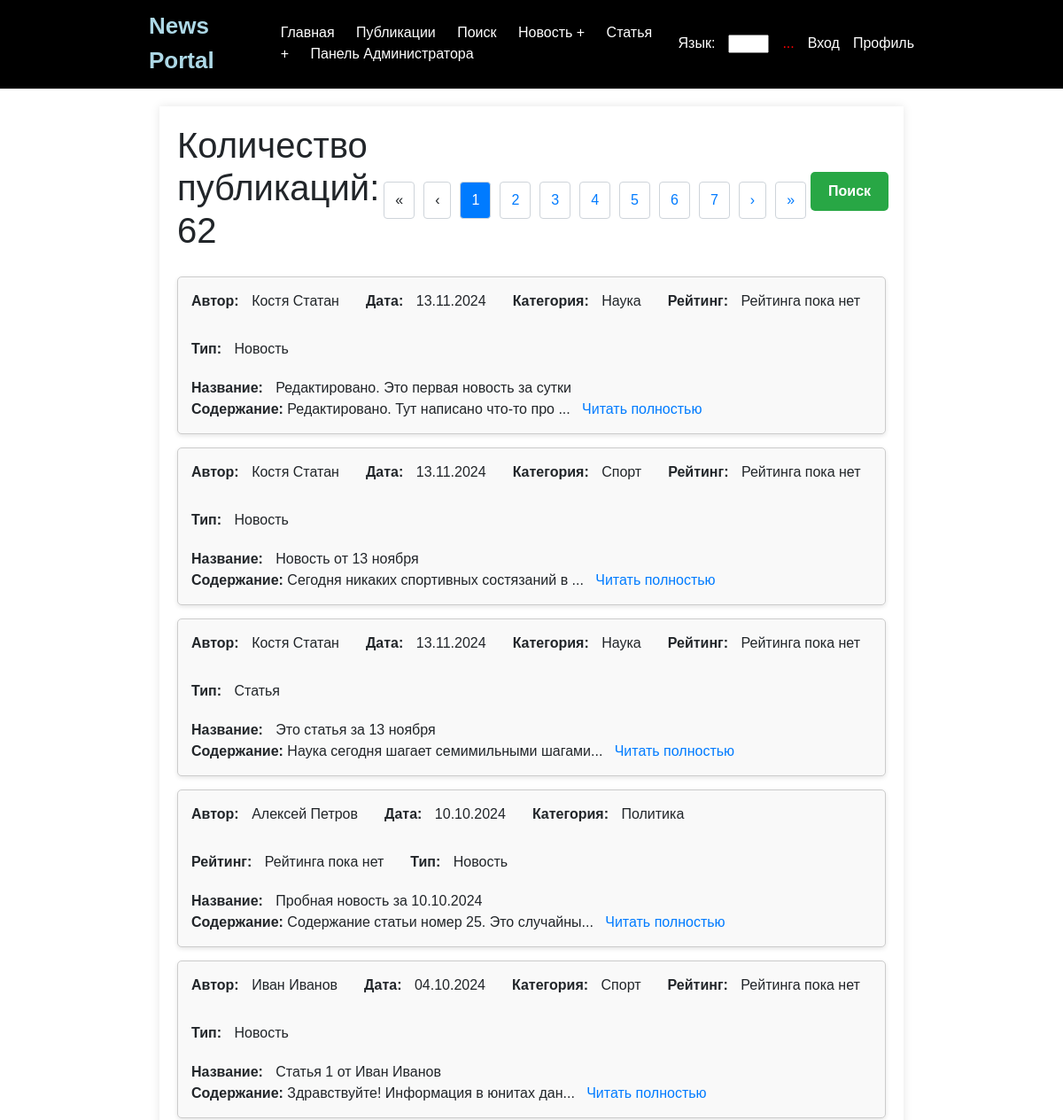
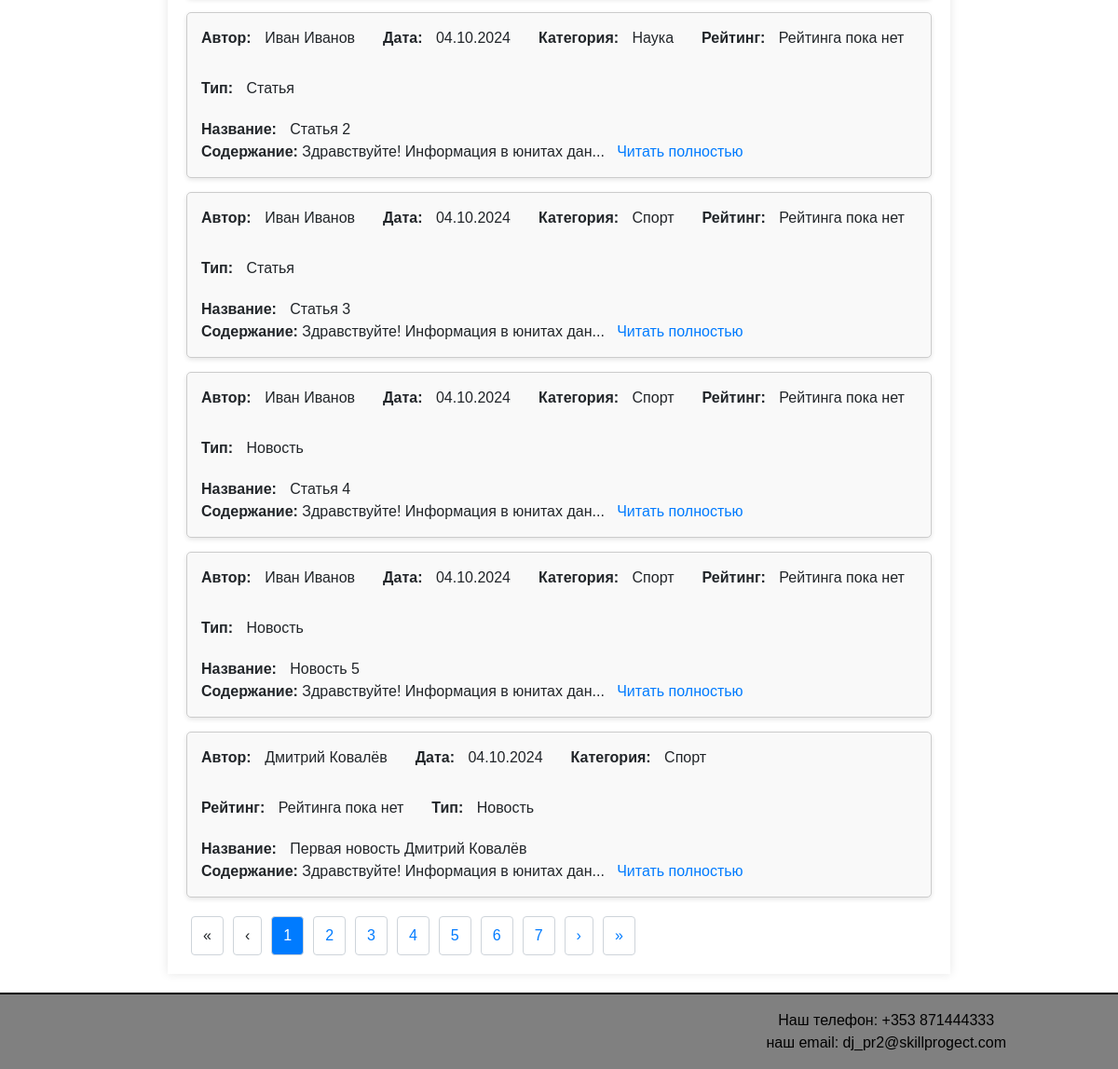
The page /news/ on the database as committed earlier (2 pictures, top to bottom).
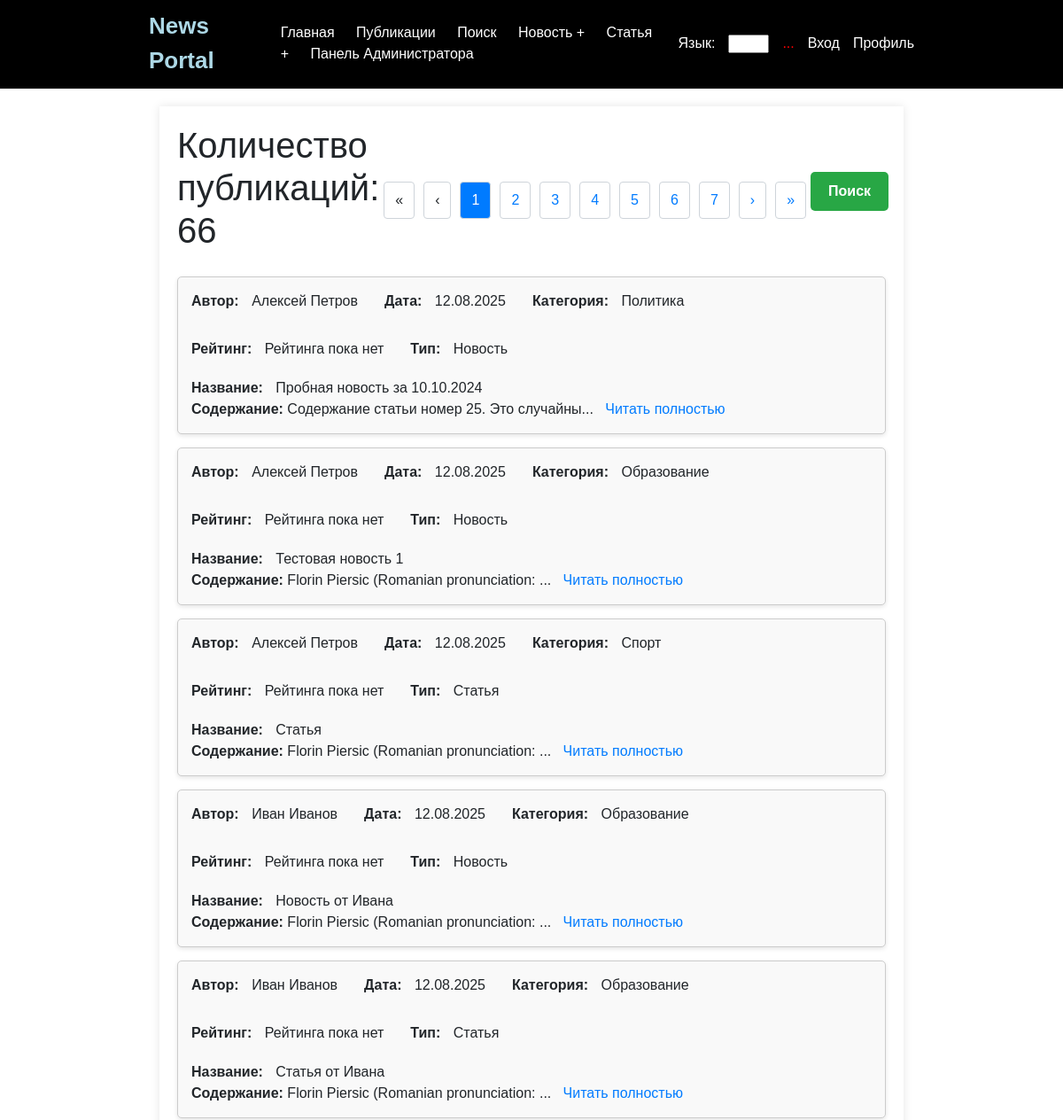
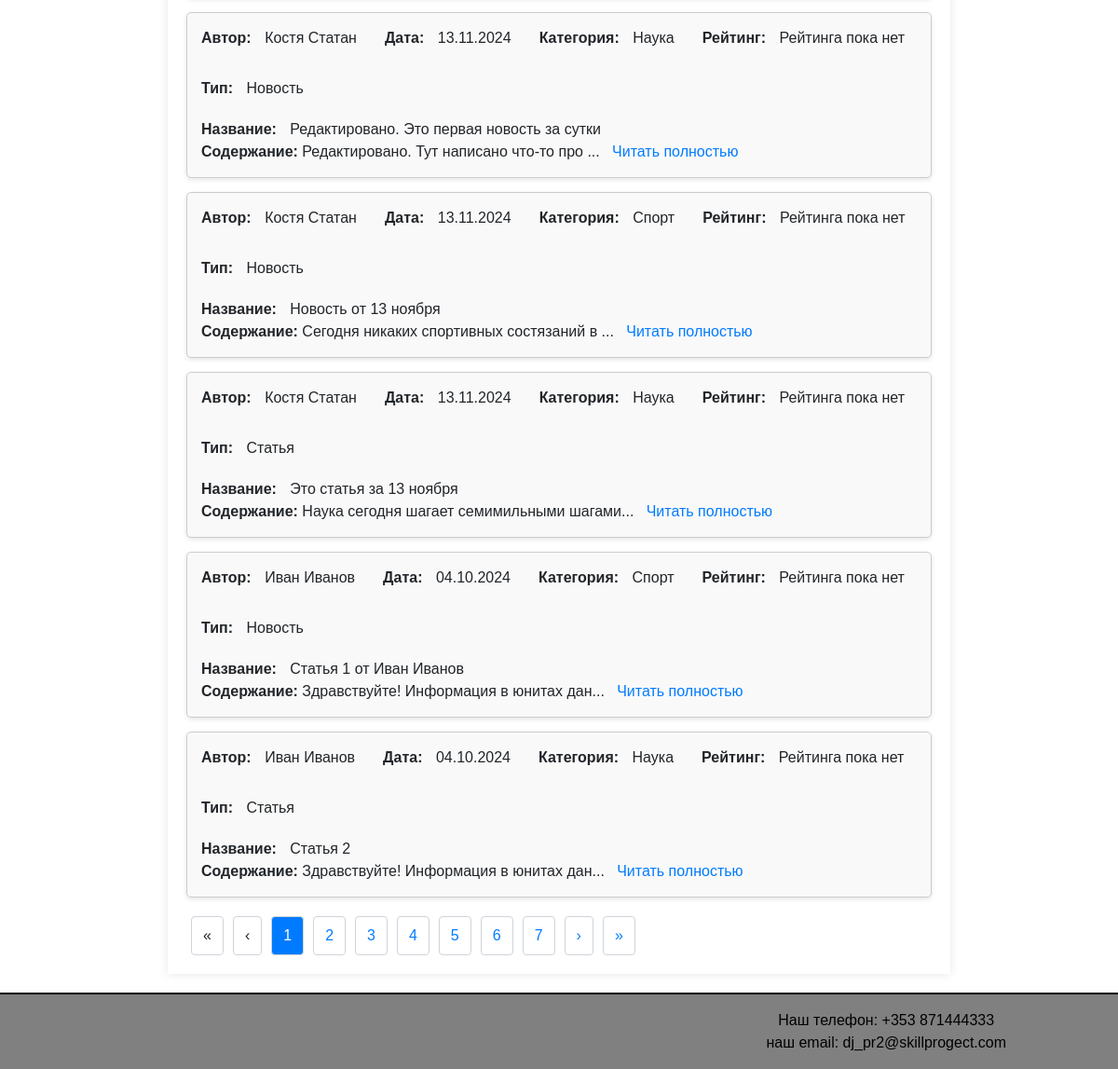
The same page on the database as committed later (2 pictures, top to bottom).
### news/models.py (models this page shows, shortened)
class Article(models.Model):
    title = models.CharField(max_length=200)
    content = models.TextField()
    publication_date = models.DateField()
    author_profile = models.ForeignKey(Profile, on_delete=models.CASCADE, default=9)
    article_type = models.BooleanField(default=False)
    category = models.ForeignKey(Category, on_delete=models.SET_NULL, null=True, blank=True)
    rating = models.ForeignKey(Rating, on_delete=models.SET_NULL, null=True, blank=True)

class Profile(models.Model):
    user = models.OneToOneField(User, on_delete=models.CASCADE)

class Category(models.Model):
    name = models.CharField(max_length=25, unique=False, verbose_name='Name of category')
    subscribers = models.ManyToManyField(User, related_name='categories', blank=True)
    class Meta:
        verbose_name = "Категория"
        verbose_name_plural = "Категории"

### news/views.py (the view)
# urls.py: path('news/', ArticleListView.as_view(), name='article_list'),
class ArticleListView(BaseArticleView):
    template_name = 'news/article_list.html'
    paginate_by = 10
    def get(self, request):
        page_number = request.GET.get('page', 1)
        page_obj, total_count = self.get_articles(page_number=page_number, items_per_page=self.paginate_by)
        return render(request, self.template_name, {
            'page_obj': page_obj,
            'total_count': total_count,
        })

### news/templatetags/censor_filters.py (called while the page is built)
@register.filter
def censor(value):
    if not isinstance(value, str):
        raise ValueError('Filter can only be applied to strings')
    def replace_word(match):
        word = match.group()
        if word.lower() in PROHIBITED_WORDS:
            return word[0] + '*' * (len(word) - 1)
        return word
    pattern = r'\b(?:' + '|'.join(re.escape(word) for word in PROHIBITED_WORDS) + r')\b'
    censored_text = re.sub(pattern, replace_word, value, flags=re.IGNORECASE)
    return censored_text

### news/views.py (called while the page is built)
    def get_articles(self, queryset=None, page_number=1, items_per_page=10):
        queryset = queryset or Article.objects.all().order_by('-publication_date')
        paginator = Paginator(queryset, items_per_page)
        try:
            page_obj = paginator.get_page(page_number)
        except PageNotAnInteger:
            page_obj = paginator.get_page(1)
        except EmptyPage:
            page_obj = paginator.get_page(paginator.num_pages)
        return page_obj, queryset.count()

### news/templates/news/article_list.html (shortened to what this page needs)
{% extends 'news/default.html' %}
{% load static %}
{% load i18n %}
{% load censor_filters %}
{% block content %}
    <link rel="stylesheet" href="{% static 'css/styles.css' %}">
    <div class="header-container">
        <h1>Количество публикаций: {{ total_count }}</h1>
    {% if page_obj.has_other_pages %}
        <div class="pagination">
            {% if page_obj.has_previous %}
                <a href="?page=1" title="Первая страница">«</a>
                <a href="?page={{ page_obj.previous_page_number }}" title="Предыдущая страница">‹</a>
            {% else %}
                <span class="disabled">«</span>
                <span class="disabled">‹</span>
            {% endif %}
            {% for num in page_obj.paginator.page_range %}
                {% if page_obj.number == num %}
                    <span class="current">{{ num }}</span>
                {% else %}
                    <a href="?page={{ num }}">{{ num }}</a>
                {% endif %}
            {% endfor %}
            {% if page_obj.has_next %}
                <a href="?page={{ page_obj.next_page_number }}" title="Следующая страница">›</a>
                <a href="?page={{ page_obj.paginator.num_pages }}" title="Последняя страница">»</a>
            {% else %}
                <span class="disabled">›</span>
                <span class="disabled">»</span>
            {% endif %}
        </div>
    {% endif %}
        <a href="{% url 'article_search' %}" class="search-button">Поиск</a>
    </div>
    <ul class="result-list">
        {% for article in page_obj %}
            <li class="result-item">
                <div class="result-details">
                    <div><strong class="label">Автор:</strong> <span class="author">{{ article.author_profile.user.first_name }} {{ article.author_profile.user.last_name }}</span></div>
                    <div><strong class="label">Дата:</strong> <span class="date">{{ article.publication_date|date:"d.m.Y" }}</span></div>
                    <div><strong class="label">Категория:</strong> <span class="category">{{ article.category.name }}</span></div>
                    <div><strong class="label">Рейтинг:</strong> <span class="title">Рейтинга пока нет</span></div>
                    <div><strong class="label">Тип:</strong>
                        <span class="title">{{ article.article_type|yesno:"Новость,Статья" }}</span>
                    </div>
                </div>
                <div class="result-content">
                    <div><strong class="label">Название:</strong> <span class="title">{{ article.title|censor }}</span></div>
                    <span><strong>Содержание:</strong> {{ article.content|slice:":40" }}...&nbsp;&nbsp;&nbsp;<a href="{% url 'article_detail' article.id %}">Читать полностью</a></span>
                </div>
            </li>
        {% empty %}
            <p>Публикаций пока нет.</p>
        {% endfor %}
    </ul>
    {% if page_obj.has_other_pages %}
        <div class="pagination">
            {% if page_obj.has_previous %}
                <a href="?page=1" title="Первая страница">«</a>
                <a href="?page={{ page_obj.previous_page_number }}" title="Предыдущая страница">‹</a>
            {% else %}
                <span class="disabled">«</span>
                <span class="disabled">‹</span>
            {% endif %}
            {% for num in page_obj.paginator.page_range %}
                {% if page_obj.number == num %}
                    <span class="current">{{ num }}</span>
                {% else %}
                    <a href="?page={{ num }}">{{ num }}</a>
                {% endif %}
            {% endfor %}
            {% if page_obj.has_next %}
                <a href="?page={{ page_obj.next_page_number }}" title="Следующая страница">›</a>
                <a href="?page={{ page_obj.paginator.num_pages }}" title="Последняя страница">»</a>
            {% else %}
                <span class="disabled">›</span>
                <span class="disabled">»</span>
            {% endif %}
        </div>
    {% endif %}
{% endblock %}

### news/templates/news/default.html (shortened to what this page needs)
<!DOCTYPE html>
{% load i18n %}
<html lang="en">
<head>
    <link rel="stylesheet" href="https://stackpath.bootstrapcdn.com/bootstrap/4.5.2/css/bootstrap.min.css">
</head>
<body>
    {% load cache %}
    {% cache 60 "header_cache" %}
    <div class="header d-flex justify-content-between align-items-center">
        <div class="header-left" style="margin-left: 10%;">
            <a href="{% url 'home' %}" class="portal-title">News Portal</a>
            <nav>
                <a href="{% url 'home' %}" class="link menu-item">Главная</a>
                <a href="{% url 'article_list' %}" class="link menu-item">Публикации</a>
                <a href="{% url 'article_search' %}" class="link menu-item">Поиск</a>
                <a href="{% url 'check_post_limit' %}?article_type=news" class="link menu-item">Новость +</a>
                <a href="{% url 'check_post_limit' %}?article_type=article" class="link menu-item">Статья +</a>
                <a href="/admin/" class="link menu-item">Панель Администратора</a>
            </nav>
        </div>
    {% endcache %}
        <div class="header-right" style="margin-right: 10%;">
            <span>Язык:</span>
            <select class="link">
                <option>RU</option>
            </select>
            <span class="username">
                {% if user.is_authenticated %}
                    {{ user.username }}
                {% else %}
                    ...
                {% endif %}
            </span>
            {% if user.is_authenticated %}
                <a href="{% url 'logout' %}" class="link">Выход</a>
            {% else %}
                <a href="{% url 'login' %}" class="link">Вход</a>
            {% endif %}
            <a href="{% url 'profile' %}" class="link">Профиль</a>
        </div>
    </div>
    <div class="header-line"></div>
    <div class="content-container">
        {% block content %}{% endblock %}
    </div>
    {% cache 60 "footer_cache" %}
    <div class="footer-line"></div>
    <div class="footer py-3 d-flex justify-content-between align-items-center" style="padding: 0 10%;">
        <div class="text-end">
            Наш телефон: +353 871444333 <br>
            наш email: dj_pr2@skillprogect.com
        </div>
    </div>
    {% endcache %}
</body>
</html>

### news/static/css/styles.css (style rules this page uses)
.pagination { margin-top: 20px; text-align: center; }
.pagination a, .pagination span { padding: 8px 12px; margin: 0 5px; border: 1px solid #ced4da; border-radius: 4px; text-decoration: none; }
.pagination .current { background-color: #007bff; color: white; }
.result-list { list-style-type: none; padding: 0; }
.result-item { border: 1px solid #ccc; padding: 15px; margin-bottom: 15px; border-radius: 5px; background-color: #f9f9f9; box-shadow: 0 2px 5px rgba(0, 0, 0, 0.1); display: flex; flex-direction: column; }
.result-details { display: flex; gap: 30px; flex-wrap: wrap; margin-bottom: 15px; }
.result-content { margin-top: 5px; }
.result-item a { color: #007bff; text-decoration: none; }
.result-item .label { font-weight: bold; margin-right: 10px; display: inline; }
.result-details span { display: inline-block; }
.header-container { display: flex; justify-content: space-between; align-items: center; margin-bottom: 20px; }
.search-button { background-color: #28a745; color: white; padding: 10px 20px; border: none; border-radius: 5px; text-decoration: none; font-weight: bold; }
.label { font-weight: bold; margin-right: 5px; }

### news/templates/news/default.html (style rules this page uses)
body { font-family: Arial, sans-serif; margin: 0; padding: 0; box-sizing: border-box; }
.header { background-color: black; color: white; padding: 10px 5%; }
.footer { background-color: gray; color: black; text-align: center; }
.header-line, .footer-line { height: 2px; background-color: black; }
.content-container { width: 70%; margin: 20px auto; padding: 20px; box-shadow: 0 0 10px rgba(0, 0, 0, 0.1); background-color: white; }
.link { text-decoration: none; color: white; }
.header-left { display: flex; align-items: center; gap: 10px; }
.header-left .portal-title { color: lightblue; font-weight: bold; font-size: 26px; margin-right: 10mm; }
.menu-item { margin-right: 20px; }
.header-right { display: flex; align-items: center; gap: 15px; }
.header-right .username { color: red; }

Rows that differ between the two databases and show on the page:
no longer on this page (row unchanged): Article: author_profile.user.first_name "Иван", author_profile.user.last_name "Иванов", publication_date "04.10.2024", category.name "Спорт", article_type "Статья", title|censor "Статья 3", content "Здравствуйте! Информация в юнитах дан"
no longer on this page (row unchanged): Article: author_profile.user.first_name "Иван", author_profile.user.last_name "Иванов", publication_date "04.10.2024", category.name "Спорт", article_type "Новость", title|censor "Статья 4", content "Здравствуйте! Информация в юнитах дан"
no longer on this page (row unchanged): Article: author_profile.user.first_name "Иван", author_profile.user.last_name "Иванов", publication_date "04.10.2024", category.name "Спорт", article_type "Новость", title|censor "Новость 5", content "Здравствуйте! Информация в юнитах дан"
no longer on this page (row unchanged): Article: author_profile.user.first_name "Дмитрий", author_profile.user.last_name "Ковалёв", publication_date "04.10.2024", category.name "Спорт", article_type "Новость", title|censor "Первая новость Дмитрий Ковалёв", content "Здравствуйте! Информация в юнитах дан"
changed Article "Пробная новость за 10.10.2024": publication_date "10.10.2024" → "12.08.2025"; moves up the list
added Article: author_profile.user.first_name "Алексей", author_profile.user.last_name "Петров", publication_date "12.08.2025", category.name "Образование", article_type "Новость", title|censor "Тестовая новость 1", content "Florin Piersic (Romanian pronunciation:"
added Article: author_profile.user.first_name "Алексей", author_profile.user.last_name "Петров", publication_date "12.08.2025", category.name "Спорт", article_type "Статья", title|censor "Статья", content "Florin Piersic (Romanian pronunciation:"
added Article: author_profile.user.first_name "Иван", author_profile.user.last_name "Иванов", publication_date "12.08.2025", category.name "Образование", article_type "Новость", title|censor "Новость от Ивана", content "Florin Piersic (Romanian pronunciation:"
added Article: author_profile.user.first_name "Иван", author_profile.user.last_name "Иванов", publication_date "12.08.2025", category.name "Образование", article_type "Статья", title|censor "Статья от Ивана", content "Florin Piersic (Romanian pronunciation:"
Other text that changed with them:
{{ total_count }}: "62" → "66"
